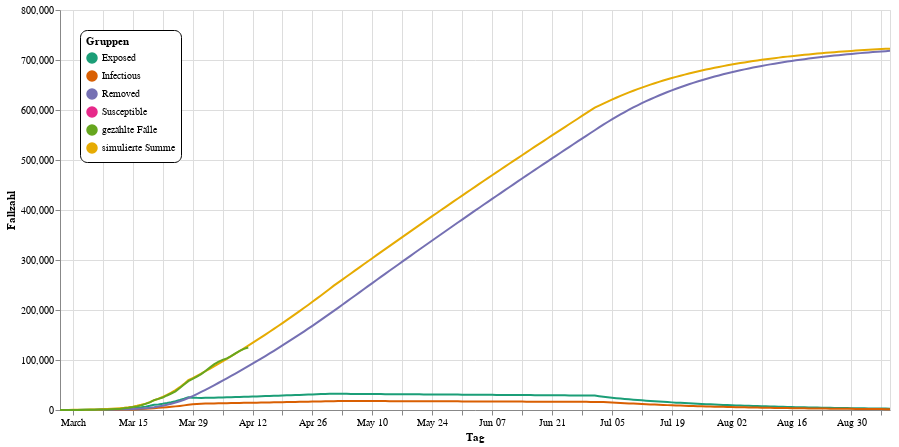

This figure's notebook cell:
### Markdown cell above
Für eine interessante Variante der Simulation stellen Sie $R_{0}$ einfach mal auf Werte ein, die nicht von `curve_fit()` berechnet wurden. Beispielsweise sorgen nach den Interventionstagen Werte für $R_{0}$, die kleiner als 1 sind dafür, dass der Peak an diesem tag vorbei ist. Für sehr kleine $R_{0}$ würde beispielsweise ein genaues Tracking und Isolieren der Infizierten sorgen. Das folgende Diagramm ist wegen der erfundenen Werte aber rein hypothetisch:

### Code cell
# Tag der Aufhebung der Kontaktsperre
it3 = dt.datetime(year=2020, month=5, day=1)
# Erwartete Reproduktionszahl nach Aufhebung der Kontaktsperre
r3 = 0.99

# Tag der Aufhebung der Ausgangsbeschränkungen
it4 = dt.datetime(year=2020, month=7, day=1)
# Erwartete Reproduktionszahl nach Aufhebung der Kontaktsperre
r4 = 0.75

# Zahl der Tage, die die Simulation in die Zukunft berechnet
prediction_days=150
# Höchster Wert im Diagramm (damit die y-Achse die interessanten Werte nicht zu sehr staucht)
max_val=800000

plot(prediction(prediction_days=prediction_days, max_val=max_val, r3=r3, r4=r4, it3 = it3, it4 = it4))

### Figure 1 — Vega-Lite specification as saved in the notebook (floating-point values rounded to 4 significant figures; data arrays with more than 128 entries replaced by an {"elided": "..."} marker saying what was removed)
{"config": {"view": {"continuousWidth": 400, "continuousHeight": 300}}, "layer": [{"mark": {"type": "line", "point": false}, "encoding": {"color": {"type": "nominal", "field": "Typ", "legend": {"cornerRadius": 7, "fillColor": "white", "legendX": 20, "legendY": 20, "orient": "none", "padding": 6, "strokeColor": "black", "title": "Gruppen"}, "scale": {"scheme": "dark2"}}, "x": {"type": "temporal", "field": "Tag", "title": "Tag"}, "y": {"type": "quantitative", "field": "Fallzahl", "title": "Fallzahl"}}}, {"mark": "point", "encoding": {"opacity": {"value": 0}, "x": {"type": "temporal", "field": "Tag", "title": "Tag"}}, "selection": {"selector006": {"type": "single", "nearest": true, "on": "mouseover", "fields": ["Tag"], "empty": "none"}}}, {"mark": "point", "encoding": {"color": {"type": "nominal", "field": "Typ", "legend": {"cornerRadius": 7, "fillColor": "white", "legendX": 20, "legendY": 20, "orient": "none", "padding": 6, "strokeColor": "black", "title": "Gruppen"}, "scale": {"scheme": "dark2"}}, "opacity": {"condition": {"value": 1, "selection": "selector006"}, "value": 0}, "x": {"type": "temporal", "field": "Tag", "title": "Tag"}, "y": {"type": "quantitative", "field": "Fallzahl", "title": "Fallzahl"}}}, {"mark": {"type": "rule", "color": "gray"}, "encoding": {"x": {"type": "temporal", "field": "Tag", "title": "Tag"}}, "transform": [{"filter": {"selection": "selector006"}}]}, {"mark": {"type": "text", "align": "left", "dx": 4, "dy": -8}, "encoding": {"color": {"type": "nominal", "field": "Typ", "legend": {"cornerRadius": 7, "fillColor": "white", "legendX": 20, "legendY": 20, "orient": "none", "padding": 6, "strokeColor": "black", "title": "Gruppen"}, "scale": {"scheme": "dark2"}}, "text": {"condition": {"type": "quantitative", "field": "Fallzahl", "selection": "selector006"}, "value": " "}, "x": {"type": "temporal", "field": "Tag", "title": "Tag"}, "y": {"type": "quantitative", "field": "Fallzahl", "title": "Fallzahl"}}}, {"mark": {"type": "text", "align": "left", "dx": 4, "dy": -8}, "encoding": {"color": {"value": "gray"}, "text": {"condition": {"type": "temporal", "field": "Tag", "selection": "selector006"}, "value": " "}, "x": {"type": "temporal", "field": "Tag", "title": "Tag"}, "y": {"value": 16}}, "transform": [{"filter": {"selection": "selector006"}}]}], "data": {"name": "data-5f643f9a19e8b6de62a1072d25b7ccd5"}, "height": 400, "width": 830, "$schema": "https://vega.github.io/schema/vega-lite/v4.8.1.json", "datasets": {"data-5f643f9a19e8b6de62a1072d25b7ccd5": {"elided": "1020 records"}}}
